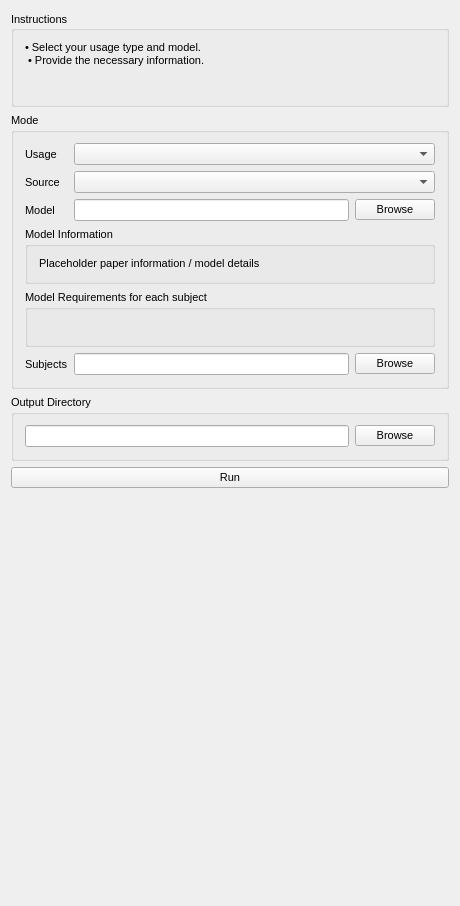
<?xml version="1.0" encoding="UTF-8"?>
<ui version="4.0">
 <class>QmitkCaPTkRecurrenceControls</class>
 <widget class="QWidget" name="QmitkCaPTkRecurrenceControls">
  <property name="geometry">
   <rect>
    <x>0</x>
    <y>0</y>
    <width>456</width>
    <height>906</height>
   </rect>
  </property>
  <property name="sizePolicy">
   <sizepolicy hsizetype="Minimum" vsizetype="Minimum">
    <horstretch>0</horstretch>
    <verstretch>0</verstretch>
   </sizepolicy>
  </property>
  <property name="minimumSize">
   <size>
    <width>0</width>
    <height>0</height>
   </size>
  </property>
  <property name="font">
   <font>
    <family>MS Shell Dlg 2</family>
    <pointsize>8</pointsize>
    <weight>50</weight>
    <italic>false</italic>
    <bold>false</bold>
    <underline>false</underline>
    <strikeout>false</strikeout>
   </font>
  </property>
  <property name="windowTitle">
   <string>QmitkCaPTkRecurrence</string>
  </property>
  <layout class="QVBoxLayout" name="verticalLayout_5">
   <item>
    <widget class="QGroupBox" name="groupBoxInstructions">
     <property name="sizePolicy">
      <sizepolicy hsizetype="Minimum" vsizetype="Fixed">
       <horstretch>0</horstretch>
       <verstretch>0</verstretch>
      </sizepolicy>
     </property>
     <property name="layoutDirection">
      <enum>Qt::LeftToRight</enum>
     </property>
     <property name="title">
      <string>Instructions</string>
     </property>
     <property name="alignment">
      <set>Qt::AlignLeading|Qt::AlignLeft|Qt::AlignVCenter</set>
     </property>
     <layout class="QVBoxLayout" name="verticalLayout_7">
      <item>
       <widget class="QLabel" name="label_Instructions">
        <property name="sizePolicy">
         <sizepolicy hsizetype="Preferred" vsizetype="Expanding">
          <horstretch>0</horstretch>
          <verstretch>0</verstretch>
         </sizepolicy>
        </property>
        <property name="text">
         <string>• Select your usage type and model.
 • Provide the necessary information.

</string>
        </property>
        <property name="wordWrap">
         <bool>true</bool>
        </property>
       </widget>
      </item>
     </layout>
    </widget>
   </item>
   <item>
    <widget class="QGroupBox" name="groupBox_DataSelection">
     <property name="sizePolicy">
      <sizepolicy hsizetype="Minimum" vsizetype="Fixed">
       <horstretch>0</horstretch>
       <verstretch>0</verstretch>
      </sizepolicy>
     </property>
     <property name="title">
      <string>Mode</string>
     </property>
     <layout class="QGridLayout" name="gridLayout">
      <item row="0" column="1" colspan="2">
       <widget class="QmitkDataStorageComboBox" name="m_cbUsageSelector">
        <property name="sizePolicy">
         <sizepolicy hsizetype="Expanding" vsizetype="Fixed">
          <horstretch>0</horstretch>
          <verstretch>0</verstretch>
         </sizepolicy>
        </property>
       </widget>
      </item>
      <item row="5" column="2">
       <widget class="QPushButton" name="pushButton_SubjectDirBrowse">
        <property name="text">
         <string>Browse</string>
        </property>
       </widget>
      </item>
      <item row="2" column="1">
       <widget class="QLineEdit" name="lineEdit_CustomModelDir"/>
      </item>
      <item row="1" column="1" colspan="2">
       <widget class="QmitkDataStorageComboBox" name="m_cbModelSourceSelector">
        <property name="sizePolicy">
         <sizepolicy hsizetype="Expanding" vsizetype="Fixed">
          <horstretch>0</horstretch>
          <verstretch>0</verstretch>
         </sizepolicy>
        </property>
       </widget>
      </item>
      <item row="5" column="1">
       <widget class="QLineEdit" name="lineEdit_SubjectDir"/>
      </item>
      <item row="1" column="0">
       <widget class="QLabel" name="label_Source">
        <property name="text">
         <string>Source</string>
        </property>
       </widget>
      </item>
      <item row="2" column="2">
       <widget class="QPushButton" name="pushButton_CustomModelDirBrowse">
        <property name="text">
         <string>Browse</string>
        </property>
       </widget>
      </item>
      <item row="0" column="0">
       <widget class="QLabel" name="label_Usage">
        <property name="text">
         <string>Usage</string>
        </property>
       </widget>
      </item>
      <item row="2" column="0">
       <widget class="QLabel" name="label_CustomModelDir">
        <property name="text">
         <string>Model</string>
        </property>
       </widget>
      </item>
      <item row="5" column="0">
       <widget class="QLabel" name="label_SubjectDir">
        <property name="text">
         <string>Subjects</string>
        </property>
       </widget>
      </item>
      <item row="3" column="0" colspan="3">
       <widget class="QGroupBox" name="groupBox_PaperInfo">
        <property name="title">
         <string>Model Information</string>
        </property>
        <layout class="QVBoxLayout" name="verticalLayout">
         <item>
          <widget class="QLabel" name="label_PaperInformation">
           <property name="text">
            <string>Placeholder paper information / model details</string>
           </property>
          </widget>
         </item>
        </layout>
       </widget>
      </item>
      <item row="4" column="0" colspan="3">
       <widget class="QGroupBox" name="groupBox_ModelRequirements">
        <property name="title">
         <string>Model Requirements for each subject</string>
        </property>
        <layout class="QVBoxLayout" name="verticalLayout">
         <item>
          <widget class="QLabel" name="label_ModelRequirements">
           <property name="text">
            <string/>
           </property>
          </widget>
         </item>
        </layout>
       </widget>
      </item>
     </layout>
    </widget>
   </item>
   <item>
    <widget class="QGroupBox" name="groupBox_Output">
     <property name="title">
      <string>Output Directory</string>
     </property>
     <layout class="QHBoxLayout" name="horizontalLayout">
      <item>
       <widget class="QLineEdit" name="lineEdit_OutputDir"/>
      </item>
      <item>
       <widget class="QPushButton" name="pushButton_OutputDirBrowse">
        <property name="text">
         <string>Browse</string>
        </property>
       </widget>
      </item>
     </layout>
    </widget>
   </item>
   <item>
    <widget class="QPushButton" name="pushButtonRun">
     <property name="text">
      <string>Run</string>
     </property>
    </widget>
   </item>
   <item>
    <spacer name="verticalSpacer">
     <property name="orientation">
      <enum>Qt::Vertical</enum>
     </property>
     <property name="sizeHint" stdset="0">
      <size>
       <width>438</width>
       <height>416</height>
      </size>
     </property>
    </spacer>
   </item>
  </layout>
 </widget>
 <layoutdefault spacing="6" margin="11"/>
 <customwidgets>
  <customwidget>
   <class>QmitkDataStorageComboBox</class>
   <extends>QComboBox</extends>
   <header location="global">QmitkDataStorageComboBox.h</header>
  </customwidget>
 </customwidgets>
 <resources/>
 <connections/>
</ui>
